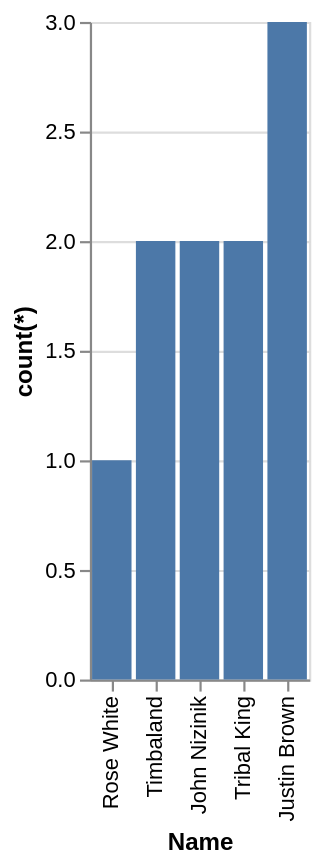

Write a Vega-Lite specification for this figure.
### Vega-Lite specification from a JSON file in a GitHub repository (floating-point values rounded to 4 significant figures)
{"data": {"values": [{"x_data": "Timbaland", "y_data": 2}, {"x_data": "Justin Brown", "y_data": 3}, {"x_data": "Rose White", "y_data": 1}, {"x_data": "John Nizinik", "y_data": 2}, {"x_data": "Tribal King", "y_data": 2}]}, "mark": "bar", "encoding": {"x": {"field": "x_data", "type": "nominal", "title": "Name", "sort": {"op": "sum", "field": "y_data", "order": "ascending"}}, "y": {"field": "y_data", "type": "quantitative", "title": "count(*)"}}}
